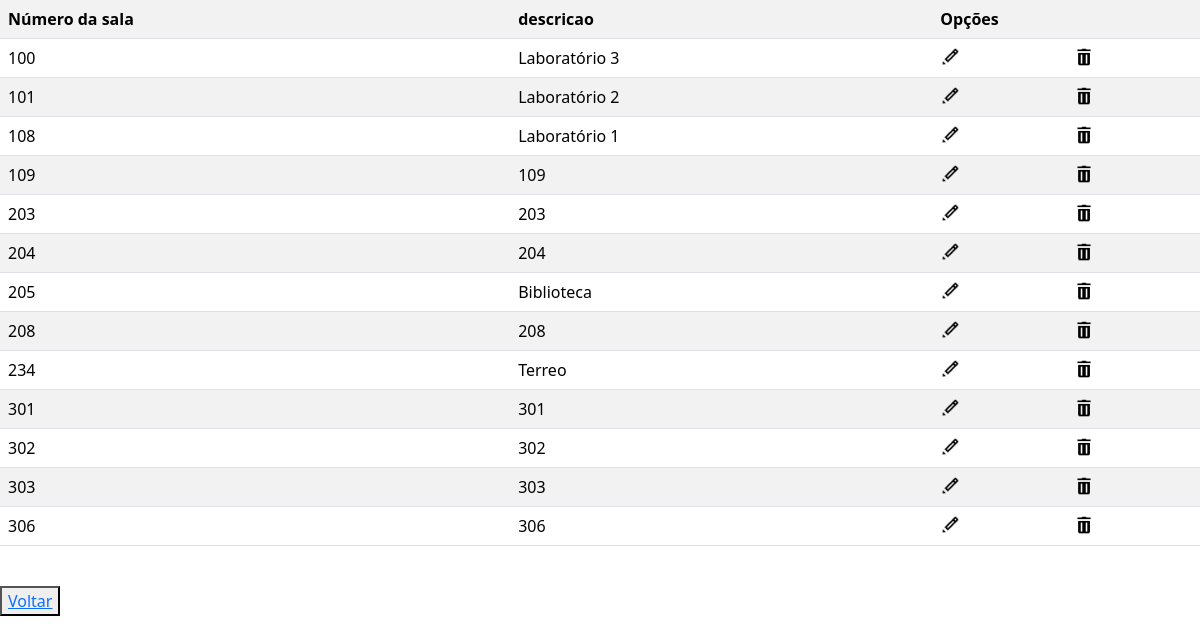
Page /crud/crud_sala/listar.php (signed in) on the earlier database version.
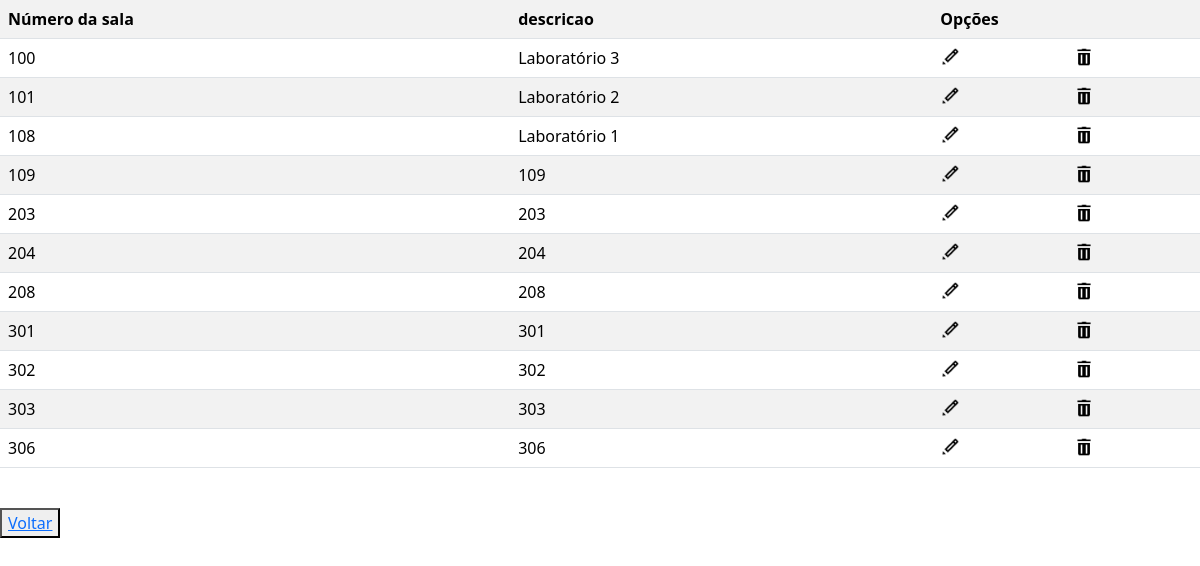
Same page on the later database version.
### tables this page shows
CREATE TABLE IF NOT EXISTS `sala` (
  `n_sala` int NOT NULL,
  `descricao` varchar(255) NOT NULL,
  PRIMARY KEY (`n_sala`)
);

### crud/crud_sala/listar.php (the view, shortened to what this page needs)
<?php
echo "<link rel='stylesheet' href='../../css/bootstrap.min.css'>";
include('../../conecta.php');
$sql = "SELECT * FROM sala";
$resultado = mysqli_query($conexao, $sql);
echo '<table class="table table-white table-striped">
<tr>
<th scope="col">Número da sala</th>
<th scope="col">descricao</th>
<th colspan=3>Opções</th>
</tr>';
while ($dados = mysqli_fetch_assoc($resultado)) {
    echo '<tr>';
    echo '<td>' . $dados['n_sala'] . '</td>';
    echo '<td>' . $dados['descricao'] . '</td>';
    echo '<td> <a href="formedit.php?n_sala=' . $dados['n_sala'] . '"> <img src="imagens/editar.png" width="20" height="20"> </a> </td>';
    echo '<td> <a href="excluir?n_sala=' . $dados['n_sala'] . '"> <img src="imagens/excluir.png" width="20" height="20"> </a> </td>';
    echo '</tr>';
}
echo '</table>' . "<br>";
echo '<button><a href="index.php">Voltar</a></button>';

Differences in the rows shown:
removed sala: n_sala "205", descricao "Biblioteca"
removed sala: n_sala "234", descricao "Terreo"
